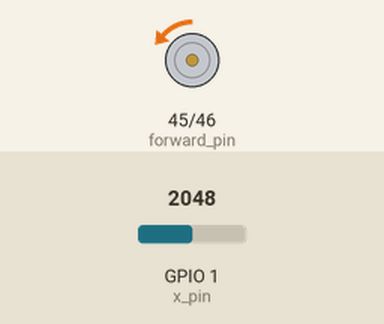
Simulated run of this sketch. Board: ESP32. Shown: motor-driver pin pairs drawn as motors (green arrow = first pin HIGH = forward, orange = second pin HIGH = backward, longer = more drive). The test bench sets the inputs (shaded band); at power-on: GPIO 1 (x_pin) = 2048.

Above: at 1.2 s.
1.3 s: GPIO 1 (x_pin) set to 2866
At 1.8 s:
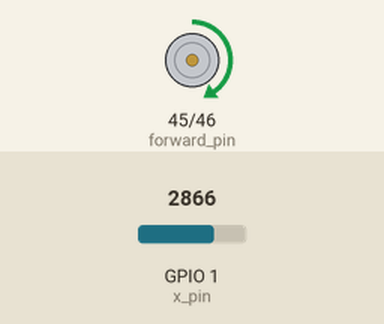
2.8 s: GPIO 1 (x_pin) set to 3603
At 4.0 s:
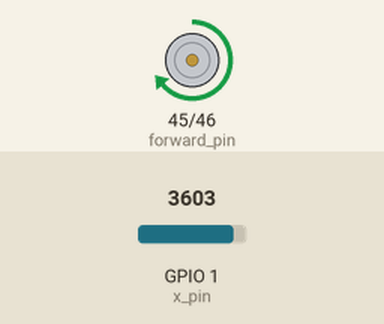
4.3 s: GPIO 1 (x_pin) set to 4095
At 5.4 s:
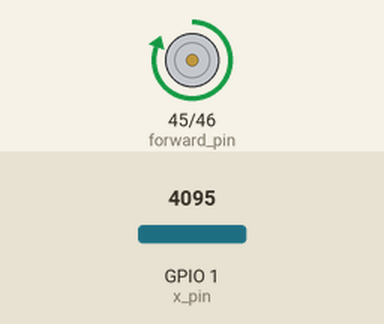
5.8 s: GPIO 1 (x_pin) set to 1228
At 6.6 s:
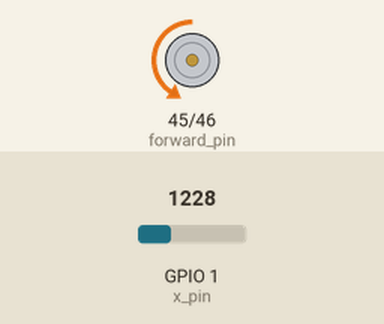
7.3 s: GPIO 1 (x_pin) set to 491
At 7.8 s:
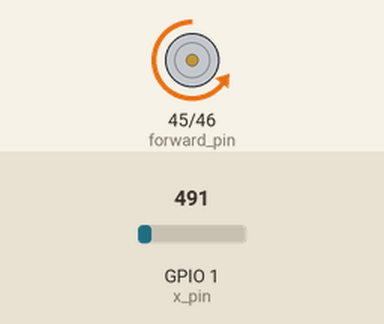
Timing chart, 0 to 9.8 s (numbered marks = the images above; inputs shaded):
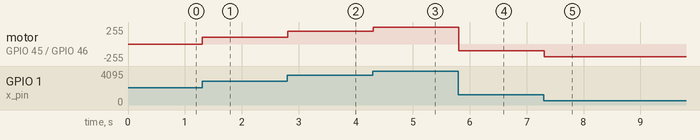

Measured:
- after the input at 1.3 s, motor on GPIO 45 (forward_pin) / GPIO 46 (reverse_pin): backward 1/255 → forward 101/255 at once
- after the input at 2.8 s, motor on GPIO 45 (forward_pin) / GPIO 46 (reverse_pin): forward 101/255 → forward 192/255 at once
- after the input at 4.3 s, motor on GPIO 45 (forward_pin) / GPIO 46 (reverse_pin): forward 192/255 → forward 255/255 at once
- after the input at 5.8 s, motor on GPIO 45 (forward_pin) / GPIO 46 (reverse_pin): forward 255/255 → backward 103/255 at once
- after the input at 7.3 s, motor on GPIO 45 (forward_pin) / GPIO 46 (reverse_pin): backward 103/255 → backward 194/255 at once

The sketch:

motor_joystick.ino
```cpp
// 电机PWM信号引脚
const int forward_pin = 45;
const int reverse_pin = 46;

// 频率15kHz，8位分辨率
const int frequency = 15000;
const int resolution = 8;
const int forward_ch = 0;
const int reverse_ch = 1;

// 摇杆X轴的ADC输入引脚
const int x_pin = 1;

void setup()
{
  // 配置反转PWM通道：频率15kHz，8位分辨率
  ledcSetup(reverse_ch, frequency, resolution);
  ledcAttachPin(reverse_pin, reverse_ch);

  // 配置正转PWM通道：频率15kHz，8位分辨率
  ledcSetup(forward_ch, frequency, resolution);
  ledcAttachPin(forward_pin, forward_ch);

  // 设置模拟输入引脚
  pinMode(x_pin, INPUT);
}

void loop()
{
  // 读取模拟输入值(范围0-4095)
  int x_value = analogRead(x_pin);

  // 将模拟输入值映射到PWM范围(0-255)
  int pos = x_value*255/4095;

  // 计算PWM占空比：
  // pos*2得到范围(0-510)
  // 减去255得到范围(-255到+255)
  int duty = pos*2 - 255;

  if( duty > 0 )  // 正值表示正转
  {
    ledcWrite(forward_ch, duty);    // 正转通道输出对应占空比
    ledcWrite(reverse_ch, 0);       // 反转通道停止
  }
  else if( duty < 0 )  // 负值表示反转
  {
    ledcWrite(forward_ch, 0);       // 正转通道停止
    ledcWrite(reverse_ch, -duty);   // 反转通道输出对应占空比的绝对值
  }
  else if( duty == 0 )  // 零值表示停止
  {
    ledcWrite(forward_ch, 0);       // 正转通道停止
    ledcWrite(reverse_ch, 0);       // 反转通道停止
  }
  delay(100);
}
```
